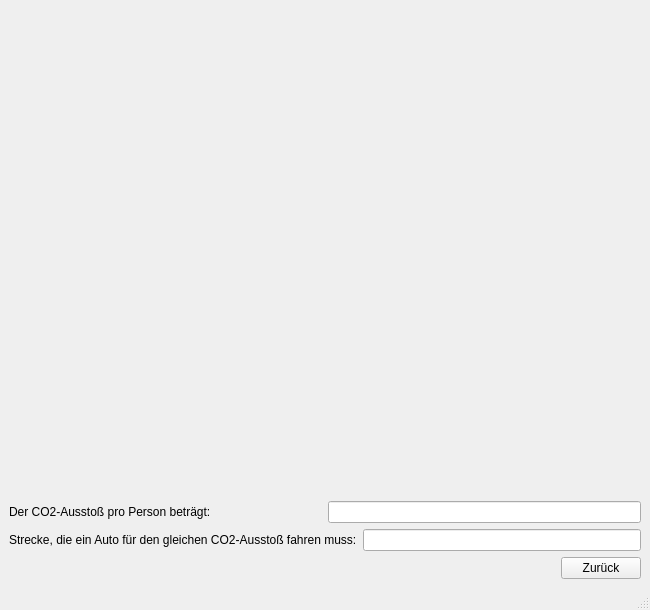
<?xml version="1.0" encoding="UTF-8"?>
<ui version="4.0">
 <class>VisWindow</class>
 <widget class="QMainWindow" name="VisWindow">
  <property name="geometry">
   <rect>
    <x>0</x>
    <y>0</y>
    <width>650</width>
    <height>610</height>
   </rect>
  </property>
  <property name="sizePolicy">
   <sizepolicy hsizetype="Expanding" vsizetype="Expanding">
    <horstretch>0</horstretch>
    <verstretch>0</verstretch>
   </sizepolicy>
  </property>
  <property name="minimumSize">
   <size>
    <width>650</width>
    <height>560</height>
   </size>
  </property>
  <property name="windowTitle">
   <string>Visualisierung</string>
  </property>
  <widget class="QWidget" name="centralwidget">
   <layout class="QVBoxLayout" name="verticalLayout">
    <item>
     <widget class="QFrame" name="horizontalFrame">
      <property name="sizePolicy">
       <sizepolicy hsizetype="MinimumExpanding" vsizetype="MinimumExpanding">
        <horstretch>0</horstretch>
        <verstretch>0</verstretch>
       </sizepolicy>
      </property>
      <property name="minimumSize">
       <size>
        <width>0</width>
        <height>0</height>
       </size>
      </property>
      <property name="cursor">
       <cursorShape>ArrowCursor</cursorShape>
      </property>
      <layout class="QHBoxLayout" name="horizontalLayout"/>
     </widget>
    </item>
    <item>
     <layout class="QHBoxLayout" name="horizontalLayout_3">
      <item>
       <widget class="QLabel" name="CO2PpLabel">
        <property name="sizePolicy">
         <sizepolicy hsizetype="Expanding" vsizetype="Preferred">
          <horstretch>0</horstretch>
          <verstretch>0</verstretch>
         </sizepolicy>
        </property>
        <property name="text">
         <string>Der CO2-Ausstoß pro Person beträgt:</string>
        </property>
       </widget>
      </item>
      <item>
       <widget class="QLineEdit" name="OutputAusstossPpLine">
        <property name="readOnly">
         <bool>true</bool>
        </property>
       </widget>
      </item>
     </layout>
    </item>
    <item>
     <layout class="QHBoxLayout" name="horizontalLayout_4">
      <item>
       <widget class="QLabel" name="VergleichAutoLabel">
        <property name="sizePolicy">
         <sizepolicy hsizetype="Expanding" vsizetype="Preferred">
          <horstretch>0</horstretch>
          <verstretch>0</verstretch>
         </sizepolicy>
        </property>
        <property name="text">
         <string>Strecke, die ein Auto für den gleichen CO2-Ausstoß fahren muss:</string>
        </property>
       </widget>
      </item>
      <item>
       <widget class="QLineEdit" name="AutoKmLine">
        <property name="readOnly">
         <bool>true</bool>
        </property>
       </widget>
      </item>
     </layout>
    </item>
    <item>
     <layout class="QHBoxLayout" name="horizontalLayout_2">
      <item>
       <spacer name="horizontalSpacer_3">
        <property name="orientation">
         <enum>Qt::Horizontal</enum>
        </property>
        <property name="sizeHint" stdset="0">
         <size>
          <width>40</width>
          <height>20</height>
         </size>
        </property>
       </spacer>
      </item>
      <item>
       <widget class="QPushButton" name="ZurueckButton">
        <property name="text">
         <string>Zurück</string>
        </property>
       </widget>
      </item>
     </layout>
    </item>
   </layout>
  </widget>
  <widget class="QMenuBar" name="menubar">
   <property name="geometry">
    <rect>
     <x>0</x>
     <y>0</y>
     <width>650</width>
     <height>22</height>
    </rect>
   </property>
  </widget>
  <widget class="QStatusBar" name="statusbar"/>
 </widget>
 <resources/>
 <connections>
  <connection>
   <sender>ZurueckButton</sender>
   <signal>pressed()</signal>
   <receiver>VisWindow</receiver>
   <slot>close()</slot>
   <hints>
    <hint type="sourcelabel">
     <x>602</x>
     <y>506</y>
    </hint>
    <hint type="destinationlabel">
     <x>324</x>
     <y>274</y>
    </hint>
   </hints>
  </connection>
 </connections>
</ui>
